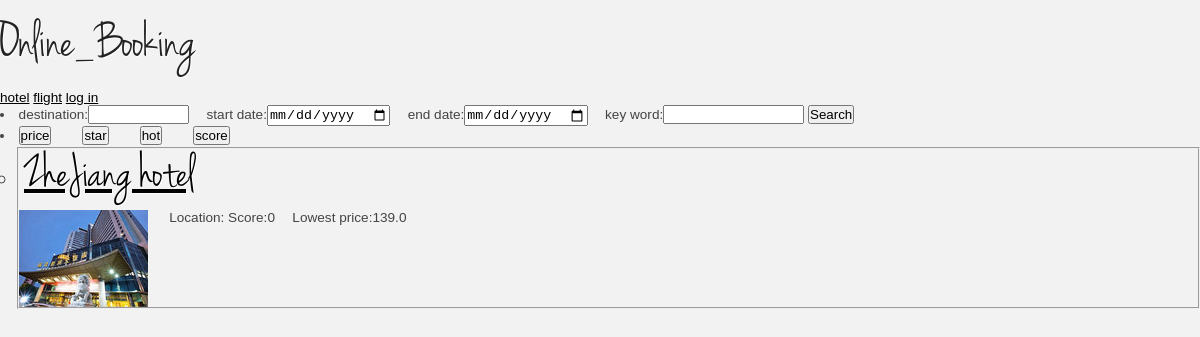
Page /hotel on the earlier database version.
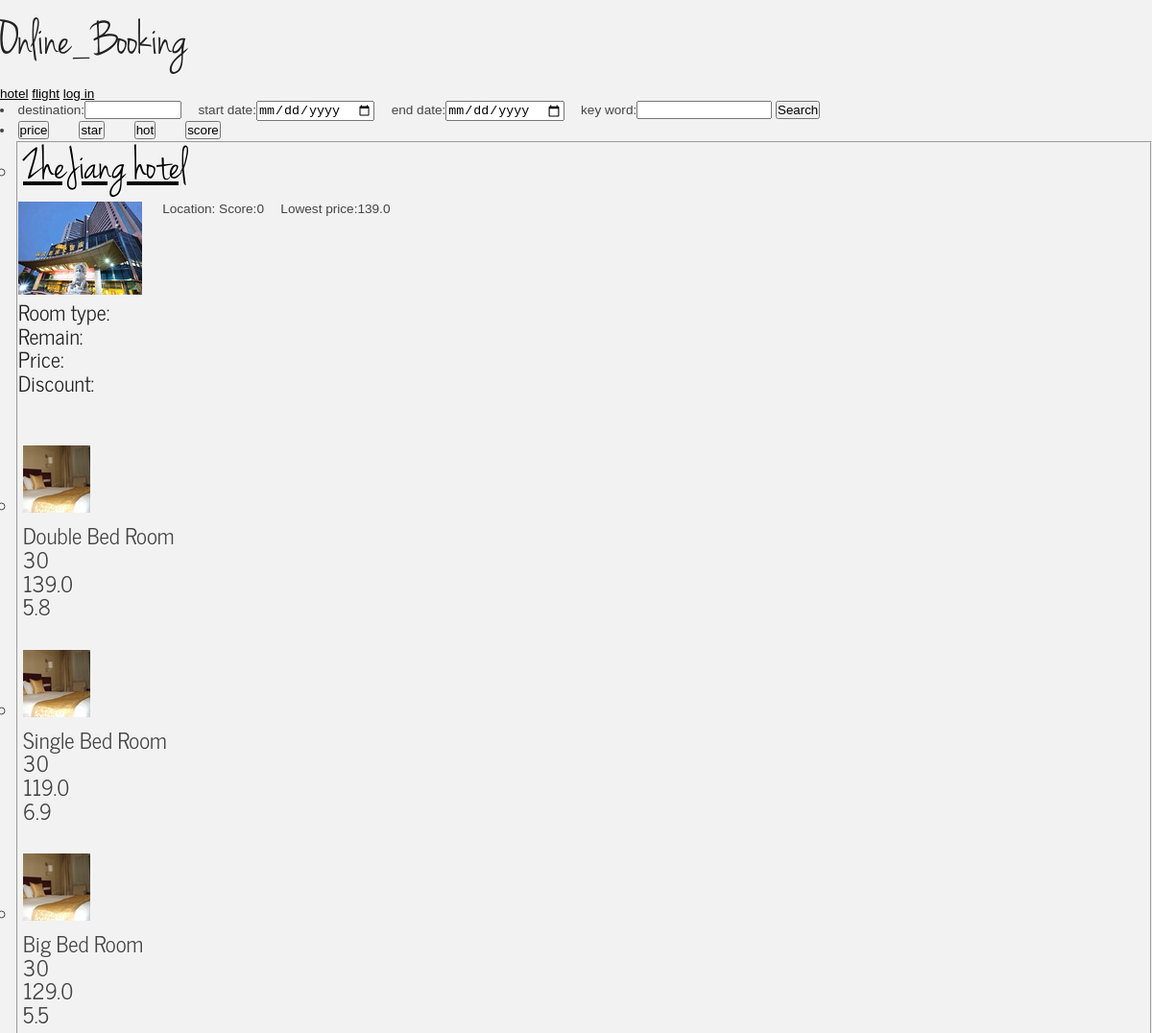
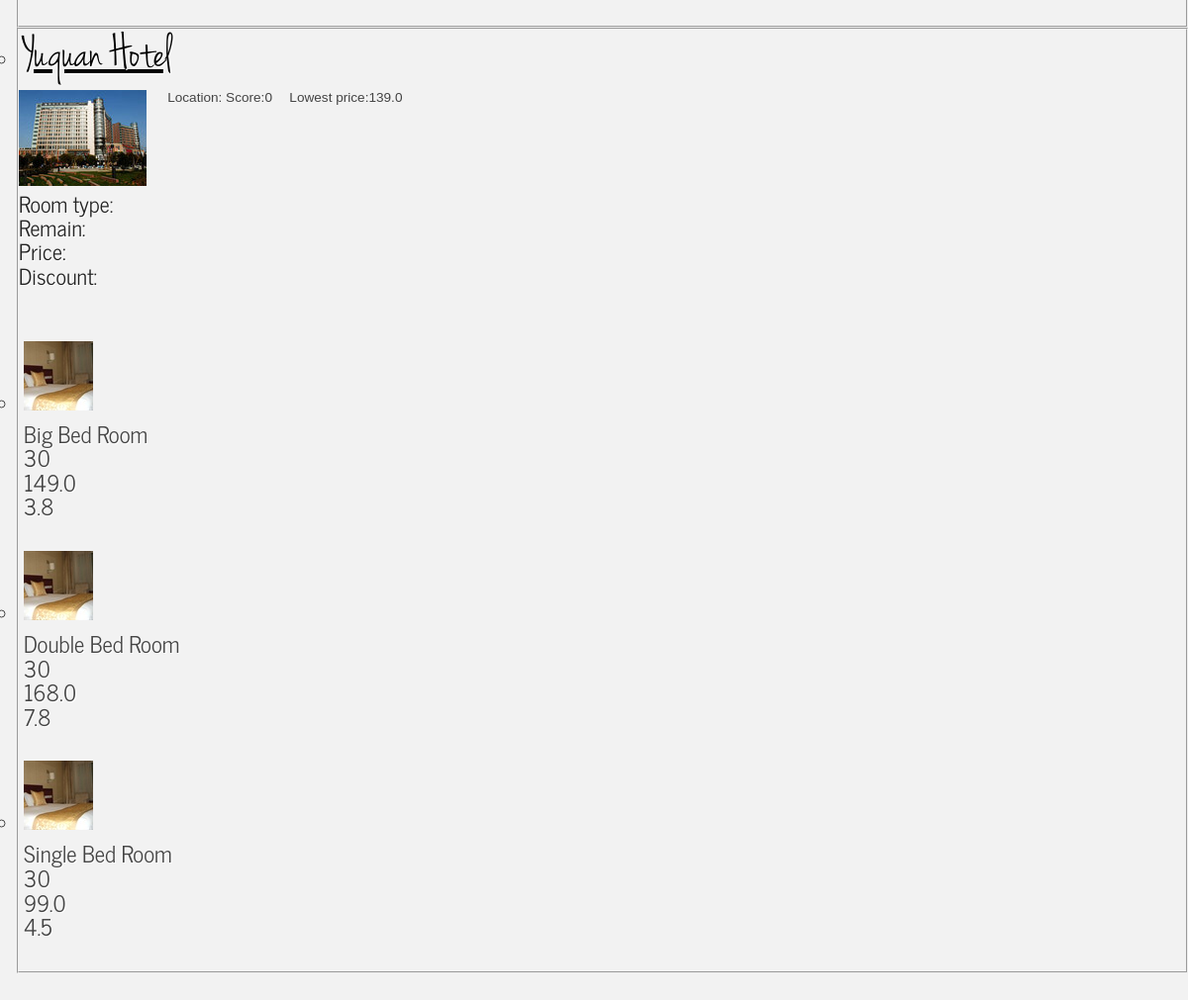
Same page on the later database version (2 pictures, top to bottom).
### models.py (models this page shows, shortened)
class Hotel(Base):
	__tablename__ = 'hotel'
	id = Column(Integer, primary_key=True)
	name = Column(String(20), nullable=False)
	city = Column(String(10), nullable=False)
	location = Column(String(100), nullable=False)
	telphone = Column(String(20))
	lowest_price = Column(Float(4), nullable=False)
	detail_info = Column(Text(500))
	hotel_pic = Column(String(50),nullable=False)
	star = Column(Integer, nullable=False,default=0)
	score = Column(Integer,nullable=False,default=0)
	rooms = relationship("Room", backref="hotel")

class Room(Base):
	__tablename__ = 'room'
	id = Column(Integer, primary_key=True)
	hotel_id = Column(Integer, ForeignKey('hotel.id'), nullable=False)
	room_type = Column(String(20),nullable=False)
	capacity = Column(Integer, nullable=False, default=30)
	occupied = Column(Integer, nullable=False, default=0)
	current_price = Column(Float(4), nullable=False)
	discount = Column(Float(1), nullable=False)

### online.py (the view)
@app.route('/hotel')
def hotel():
	error = None
	hotel_info = db_session.query(Hotel.id, Hotel.name, Hotel.lowest_price,Hotel.hotel_pic,Hotel.score).all()
	room_info = {}
	for hotel in hotel_info:
		room_info[hotel.id] = db_session.query(Room).filter_by(hotel_id=hotel.id).all()
	return render_template('hotel.html',hotel_info=hotel_info, room_info = room_info)

### online.py (called while the page is built)
@app.teardown_request
def shutdown_session(exception=None):
	db_session.remove()

### templates/hotel.html (shortened to what this page needs)
{% extends "hotel_layout.html" %}
{% block body %}
<ul class=entries>
  {% for info in hotel_info %}
  <fieldset>
  <div class="hotelinfo">
	  <li class="hotelname"><h2><a href="{{ url_for('hotel_detail',hotel_id=info.id)}}">{{ info.name }}</a></h2></li>
	<div>
		<img align="top" src="{{ url_for('static', filename='img/'+info.hotel_pic) }}"/>
				&emsp;
		Location:{{ info.city }}
		Score:{{ info.score|safe }}&emsp;
		Lowest price:{{ info.lowest_price }}&emsp;
	</div>
	{% if room_info[info.id] %}
	<div class=roommeta>
		<h3>
		<p class="rw2">Room type:</p>
		<p class="rw3">Remain:</p>
		<p class="rw3">Price:</p>
		<p class="rw3">Discount:</p>
		<p class="rw4">&nbsp;</p>
		</h3>
	</div>
	{% for room in room_info[info.id] %}
	<li class="room_info">
		<p class="rw1" align="bottom"><img src="{{ url_for('static', filename='room.jpg') }}" /></p>
		<p class="rw2">{{ room.room_type }}</p>
		<p class="rw3">{{ room.capacity - room.occupied}}</p>
		<p class="rw3">{{ room.current_price}}</p>
		<p class="rw3">{{ room.discount  }}</p>
		<p class="rw4"><a href="" class="button"></a></p>
	</li>
	{% endfor %}
	{% endif %}
	</div>
</fieldset>
  {% else %}
	<li><em>Unbelievable.  No hotels here so far</em>
  {% endfor %}
  </ul>
{% endblock %}

### templates/hotel_layout.html (shortened to what this page needs)
<!doctype html>
<link rel=stylesheet type=text/css href="{{ url_for('static', filename='style.css') }}">
<div class=page>
  <h1>Online_Booking</h1>
  <div class=metanav>
    <a href="{{ url_for('hotel') }}">hotel</a>
    <a href="{{ url_for('hotel') }}">flight</a>
  {% if not session.logged_in %}
    <a href="{{ url_for('login') }}">log in</a>
  {% else %}
    <a href="{{ url_for('logout') }}">log out</a>
  {% endif %}
  </div>
  <div>
    <form action="" method=post class=search-hotel>
	  <li>destination:<input type=text size=10 name=destination value="">&emsp;
			start date:<input type=date name=start_date>&emsp;
			end date:<input type=date name=start_date>&emsp;
			key word:<input type=text size=15 name=search value="">
			<input type=submit value=Search>
	  </li>
    </form>
	<li align="left"><input type=button value=price>&emsp;&emsp;
	<input type=button value=star>&emsp;&emsp;
	<input type=button value=hot>&emsp;&emsp;
	<input type=button value=score></li>
  </div>
  {% block body %}{% endblock %}
</div>

### static/style.css (style rules this page uses)
* { margin: 0; padding: 0; }
p { font: normal 1.3em "News Cycle", arial, sans-serif; padding: 0 0 20px 0; line-height: 0.2em; text-shadow: #FFF 1px 1px ; }
img { border: 0; }
h1, h2, h3, h4, h5, h6 { font: normal 400% 'Jenna Sue', arial, sans-serif; color: #222; margin: 0 0 15px 0; padding: 15px 0 5px 0; }
h1 { text-shadow: 1px 1px #FFF; }
h2 { font: normal 280% 'Jenna Sue', arial, sans-serif; color: #222; margin: 0; padding: 0 0 8px 0; text-shadow: 1px 1px #FFF; }
h3 { font: normal 125% 'trebuchet ms', arial, sans-serif; }
a, a:hover { outline: none; color: #000; text-decoration: underline; }
ul { margin: 2px 0 22px 17px; }
ul li { font: normal 1.3em "News Cycle", arial, sans-serif; list-style-type: circle; margin: 0 0 0 0; padding: 0 0 4px 5px; }
ul img { border: none; }

Differences in the rows shown:
shown differently, row unchanged: Hotel "ZheJiang hotel": now shows "Room type: Remain: Price: Discount:"
added Room: room_type "Double Bed Room", room.capacity-room.occupied "30", current_price "139.0", discount "5.8", shown under Hotel "ZheJiang hotel"
added Room: room_type "Single Bed Room", room.capacity-room.occupied "30", current_price "119.0", discount "6.9", shown under Hotel "ZheJiang hotel"
added Room: room_type "Big Bed Room", room.capacity-room.occupied "30", current_price "129.0", discount "5.5", shown under Hotel "ZheJiang hotel"
added Hotel: name "Yuquan Hotel", hotel_pic (picture), score "0", lowest_price "139.0"
added Room: room_type "Big Bed Room", room.capacity-room.occupied "30", current_price "149.0", discount "3.8", shown under "Yuquan Hotel"
added Room: room_type "Double Bed Room", room.capacity-room.occupied "30", current_price "168.0", discount "7.8", shown under "Yuquan Hotel"
added Room: room_type "Single Bed Room", room.capacity-room.occupied "30", current_price "99.0", discount "4.5", shown under "Yuquan Hotel"
